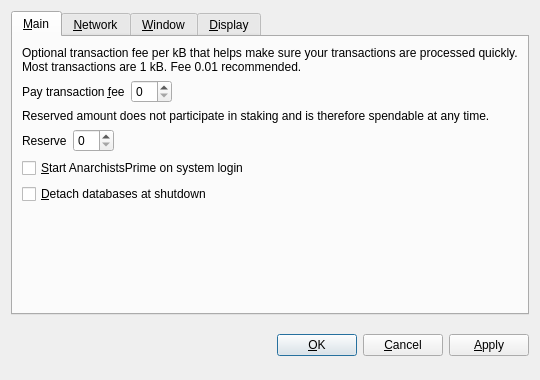
<?xml version="1.0" encoding="UTF-8"?>
<ui version="4.0">
 <class>OptionsDialog</class>
 <widget class="QDialog" name="OptionsDialog">
  <property name="geometry">
   <rect>
    <x>0</x>
    <y>0</y>
    <width>540</width>
    <height>380</height>
   </rect>
  </property>
  <property name="windowTitle">
   <string>Options</string>
  </property>
  <property name="modal">
   <bool>true</bool>
  </property>
  <layout class="QVBoxLayout" name="verticalLayout">
   <item>
    <widget class="QTabWidget" name="tabWidget">
     <property name="tabPosition">
      <enum>QTabWidget::North</enum>
     </property>
     <property name="currentIndex">
      <number>0</number>
     </property>
     <widget class="QWidget" name="tabMain">
      <attribute name="title">
       <string>&amp;Main</string>
      </attribute>
      <layout class="QVBoxLayout" name="verticalLayout_Main">
       <item>
        <widget class="QLabel" name="transactionFeeInfoLabel">
         <property name="text">
          <string>Optional transaction fee per kB that helps make sure your transactions are processed quickly. Most transactions are 1 kB. Fee 0.01 recommended.</string>
         </property>
         <property name="textFormat">
          <enum>Qt::PlainText</enum>
         </property>
         <property name="wordWrap">
          <bool>true</bool>
         </property>
        </widget>
       </item>
       <item>
        <layout class="QHBoxLayout" name="horizontalLayoutFee">
         <item>
          <widget class="QLabel" name="transactionFeeLabel">
           <property name="text">
            <string>Pay transaction &amp;fee</string>
           </property>
           <property name="textFormat">
            <enum>Qt::PlainText</enum>
           </property>
           <property name="buddy">
            <cstring>transactionFee</cstring>
           </property>
          </widget>
         </item>
         <item>
          <widget class="BitcoinAmountField" name="transactionFee"/>
         </item>
         <item>
          <spacer name="horizontalSpacerFee">
           <property name="orientation">
            <enum>Qt::Horizontal</enum>
           </property>
           <property name="sizeHint" stdset="0">
            <size>
             <width>40</width>
             <height>20</height>
            </size>
           </property>
          </spacer>
         </item>
        </layout>
       </item>
       <item>
        <widget class="QLabel" name="reserveBalanceInfoLabel">
         <property name="text">
          <string>Reserved amount does not participate in staking and is therefore spendable at any time.</string>
         </property>
         <property name="textFormat">
          <enum>Qt::PlainText</enum>
         </property>
         <property name="wordWrap">
          <bool>true</bool>
         </property>
        </widget>
       </item>
       <item>
        <layout class="QHBoxLayout" name="horizontalLayoutReserveBalance">
         <item>
          <widget class="QLabel" name="reserveBalanceLabel">
           <property name="text">
            <string>Reserve</string>
           </property>
           <property name="textFormat">
            <enum>Qt::PlainText</enum>
           </property>
           <property name="buddy">
            <cstring>reserveBalance</cstring>
           </property>
          </widget>
         </item>
         <item>
          <widget class="BitcoinAmountField" name="reserveBalance"/>
         </item>
         <item>
          <spacer name="horizontalSpacerReserveBalance">
           <property name="orientation">
            <enum>Qt::Horizontal</enum>
           </property>
           <property name="sizeHint" stdset="0">
            <size>
             <width>40</width>
             <height>20</height>
            </size>
           </property>
          </spacer>
         </item>
        </layout>
       </item>
       <item>
        <widget class="QCheckBox" name="bitcoinAtStartup">
         <property name="toolTip">
          <string>Automatically start AnarchistsPrime after logging in to the system.</string>
         </property>
         <property name="text">
          <string>&amp;Start AnarchistsPrime on system login</string>
         </property>
        </widget>
       </item>
       <item>
        <widget class="QCheckBox" name="detachDatabases">
         <property name="toolTip">
          <string>Detach block and address databases at shutdown. This means they can be moved to another data directory, but it slows down shutdown. The wallet is always detached.</string>
         </property>
         <property name="text">
          <string>&amp;Detach databases at shutdown</string>
         </property>
        </widget>
       </item>
       <item>
        <spacer name="verticalSpacer_Main">
         <property name="orientation">
          <enum>Qt::Vertical</enum>
         </property>
         <property name="sizeHint" stdset="0">
          <size>
           <width>20</width>
           <height>40</height>
          </size>
         </property>
        </spacer>
       </item>
      </layout>
     </widget>
     <widget class="QWidget" name="tabNetwork">
      <attribute name="title">
       <string>&amp;Network</string>
      </attribute>
      <layout class="QVBoxLayout" name="verticalLayout_Network">
       <item>
        <widget class="QCheckBox" name="mapPortUpnp">
         <property name="toolTip">
          <string>Automatically open the AnarchistsPrime client port on the router. This only works when your router supports UPnP and it is enabled.</string>
         </property>
         <property name="text">
          <string>Map port using &amp;UPnP</string>
         </property>
        </widget>
       </item>
       <item>
        <widget class="QCheckBox" name="connectSocks">
         <property name="toolTip">
          <string>Connect to the AnarchistsPrime network through a SOCKS proxy (e.g. when connecting through Tor).</string>
         </property>
         <property name="text">
          <string>&amp;Connect through SOCKS proxy:</string>
         </property>
        </widget>
       </item>
       <item>
        <layout class="QHBoxLayout" name="horizontalLayout_Network">
         <item>
          <widget class="QLabel" name="proxyIpLabel">
           <property name="text">
            <string>Proxy &amp;IP:</string>
           </property>
           <property name="textFormat">
            <enum>Qt::PlainText</enum>
           </property>
           <property name="buddy">
            <cstring>proxyIp</cstring>
           </property>
          </widget>
         </item>
         <item>
          <widget class="QValidatedLineEdit" name="proxyIp">
           <property name="maximumSize">
            <size>
             <width>140</width>
             <height>16777215</height>
            </size>
           </property>
           <property name="toolTip">
            <string>IP address of the proxy (e.g. 127.0.0.1)</string>
           </property>
          </widget>
         </item>
         <item>
          <widget class="QLabel" name="proxyPortLabel">
           <property name="text">
            <string>&amp;Port:</string>
           </property>
           <property name="textFormat">
            <enum>Qt::PlainText</enum>
           </property>
           <property name="buddy">
            <cstring>proxyPort</cstring>
           </property>
          </widget>
         </item>
         <item>
          <widget class="QLineEdit" name="proxyPort">
           <property name="maximumSize">
            <size>
             <width>55</width>
             <height>16777215</height>
            </size>
           </property>
           <property name="toolTip">
            <string>Port of the proxy (e.g. 9050)</string>
           </property>
          </widget>
         </item>
         <item>
          <widget class="QLabel" name="socksVersionLabel">
           <property name="text">
            <string>SOCKS &amp;Version:</string>
           </property>
           <property name="textFormat">
            <enum>Qt::PlainText</enum>
           </property>
           <property name="buddy">
            <cstring>socksVersion</cstring>
           </property>
          </widget>
         </item>
         <item>
          <widget class="QValueComboBox" name="socksVersion">
           <property name="toolTip">
            <string>SOCKS version of the proxy (e.g. 5)</string>
           </property>
          </widget>
         </item>
         <item>
          <spacer name="horizontalSpacer_Network">
           <property name="orientation">
            <enum>Qt::Horizontal</enum>
           </property>
           <property name="sizeHint" stdset="0">
            <size>
             <width>40</width>
             <height>20</height>
            </size>
           </property>
          </spacer>
         </item>
        </layout>
       </item>
       <item>
        <spacer name="verticalSpacer_Network">
         <property name="orientation">
          <enum>Qt::Vertical</enum>
         </property>
         <property name="sizeHint" stdset="0">
          <size>
           <width>20</width>
           <height>40</height>
          </size>
         </property>
        </spacer>
       </item>
      </layout>
     </widget>
     <widget class="QWidget" name="tabWindow">
      <attribute name="title">
       <string>&amp;Window</string>
      </attribute>
      <layout class="QVBoxLayout" name="verticalLayout_Window">
       <item>
        <widget class="QCheckBox" name="minimizeToTray">
         <property name="toolTip">
          <string>Show only a tray icon after minimizing the window.</string>
         </property>
         <property name="text">
          <string>&amp;Minimize to the tray instead of the taskbar</string>
         </property>
        </widget>
       </item>
       <item>
        <widget class="QCheckBox" name="minimizeOnClose">
         <property name="toolTip">
          <string>Minimize instead of exit the application when the window is closed. When this option is enabled, the application will be closed only after selecting Quit in the menu.</string>
         </property>
         <property name="text">
          <string>M&amp;inimize on close</string>
         </property>
        </widget>
       </item>
       <item>
        <spacer name="verticalSpacer_Window">
         <property name="orientation">
          <enum>Qt::Vertical</enum>
         </property>
         <property name="sizeHint" stdset="0">
          <size>
           <width>20</width>
           <height>40</height>
          </size>
         </property>
        </spacer>
       </item>
      </layout>
     </widget>
     <widget class="QWidget" name="tabDisplay">
      <attribute name="title">
       <string>&amp;Display</string>
      </attribute>
      <layout class="QVBoxLayout" name="verticalLayout_Display">
       <item>
        <layout class="QHBoxLayout" name="horizontalLayout_1_Display">
         <item>
          <widget class="QLabel" name="langLabel">
           <property name="text">
            <string>User Interface &amp;language:</string>
           </property>
           <property name="textFormat">
            <enum>Qt::PlainText</enum>
           </property>
           <property name="buddy">
            <cstring>lang</cstring>
           </property>
          </widget>
         </item>
         <item>
          <widget class="QValueComboBox" name="lang">
           <property name="toolTip">
            <string>The user interface language can be set here. This setting will take effect after restarting AnarchistsPrime.</string>
           </property>
          </widget>
         </item>
        </layout>
       </item>
       <item>
        <layout class="QHBoxLayout" name="horizontalLayout_2_Display">
         <item>
          <widget class="QLabel" name="unitLabel">
           <property name="text">
            <string>&amp;Unit to show amounts in:</string>
           </property>
           <property name="textFormat">
            <enum>Qt::PlainText</enum>
           </property>
           <property name="buddy">
            <cstring>unit</cstring>
           </property>
          </widget>
         </item>
         <item>
          <widget class="QValueComboBox" name="unit">
           <property name="toolTip">
            <string>Choose the default subdivision unit to show in the interface and when sending coins.</string>
           </property>
          </widget>
         </item>
        </layout>
       </item>
       <item>
        <widget class="QCheckBox" name="displayAddresses">
         <property name="toolTip">
          <string>Whether to show AnarchistsPrime addresses in the transaction list or not.</string>
         </property>
         <property name="text">
          <string>&amp;Display addresses in transaction list</string>
         </property>
        </widget>
       </item>
       <item>
        <widget class="QCheckBox" name="coinControlFeatures">
         <property name="toolTip">
          <string>Whether to show coin control features or not.</string>
         </property>
         <property name="text">
          <string>Display coin &amp;control features (experts only!)</string>
         </property>
        </widget>
       </item>
       <item>
        <spacer name="verticalSpacer_Display">
         <property name="orientation">
          <enum>Qt::Vertical</enum>
         </property>
         <property name="sizeHint" stdset="0">
          <size>
           <width>20</width>
           <height>40</height>
          </size>
         </property>
        </spacer>
       </item>
      </layout>
     </widget>
    </widget>
   </item>
   <item>
    <layout class="QHBoxLayout" name="horizontalLayout_Buttons">
     <item>
      <spacer name="horizontalSpacer_1">
       <property name="orientation">
        <enum>Qt::Horizontal</enum>
       </property>
       <property name="sizeHint" stdset="0">
        <size>
         <width>40</width>
         <height>48</height>
        </size>
       </property>
      </spacer>
     </item>
     <item>
      <widget class="QLabel" name="statusLabel">
       <property name="font">
        <font>
         <weight>75</weight>
         <bold>true</bold>
        </font>
       </property>
       <property name="text">
        <string/>
       </property>
       <property name="textFormat">
        <enum>Qt::PlainText</enum>
       </property>
       <property name="wordWrap">
        <bool>true</bool>
       </property>
      </widget>
     </item>
     <item>
      <spacer name="horizontalSpacer_2">
       <property name="orientation">
        <enum>Qt::Horizontal</enum>
       </property>
       <property name="sizeHint" stdset="0">
        <size>
         <width>40</width>
         <height>48</height>
        </size>
       </property>
      </spacer>
     </item>
     <item>
      <widget class="QPushButton" name="okButton">
       <property name="text">
        <string>&amp;OK</string>
       </property>
      </widget>
     </item>
     <item>
      <widget class="QPushButton" name="cancelButton">
       <property name="text">
        <string>&amp;Cancel</string>
       </property>
       <property name="autoDefault">
        <bool>false</bool>
       </property>
      </widget>
     </item>
     <item>
      <widget class="QPushButton" name="applyButton">
       <property name="text">
        <string>&amp;Apply</string>
       </property>
       <property name="autoDefault">
        <bool>false</bool>
       </property>
      </widget>
     </item>
    </layout>
   </item>
  </layout>
 </widget>
 <customwidgets>
  <customwidget>
   <class>BitcoinAmountField</class>
   <extends>QSpinBox</extends>
   <header>bitcoinamountfield.h</header>
  </customwidget>
  <customwidget>
   <class>QValueComboBox</class>
   <extends>QComboBox</extends>
   <header>qvaluecombobox.h</header>
  </customwidget>
  <customwidget>
   <class>QValidatedLineEdit</class>
   <extends>QLineEdit</extends>
   <header>qvalidatedlineedit.h</header>
  </customwidget>
 </customwidgets>
 <resources/>
 <connections/>
</ui>
